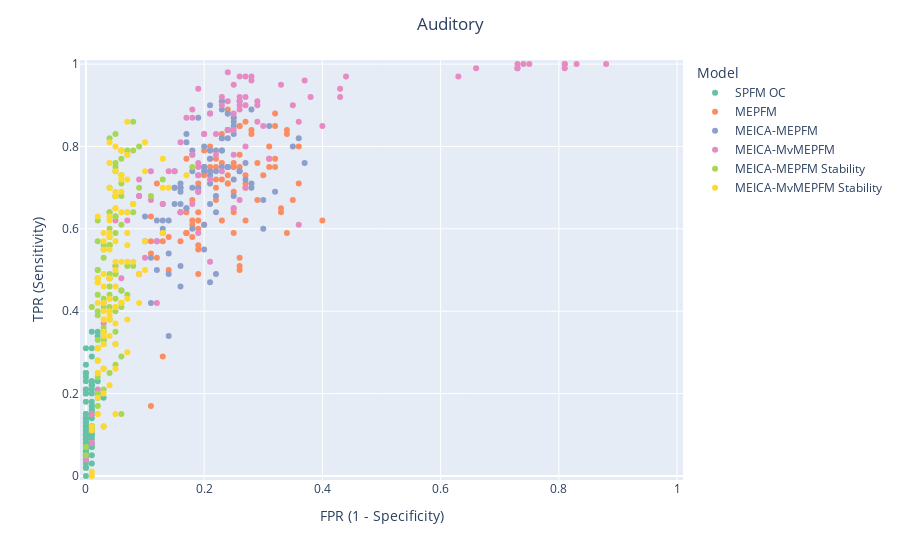
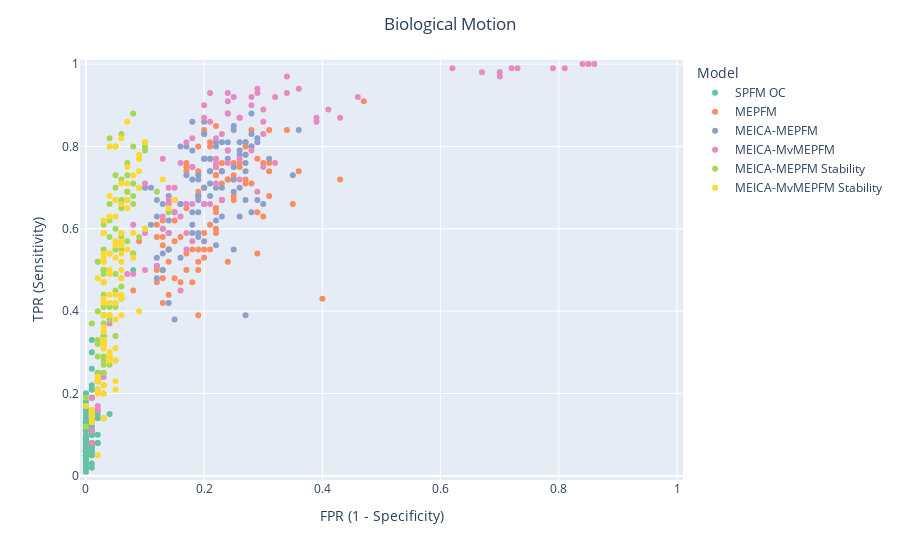
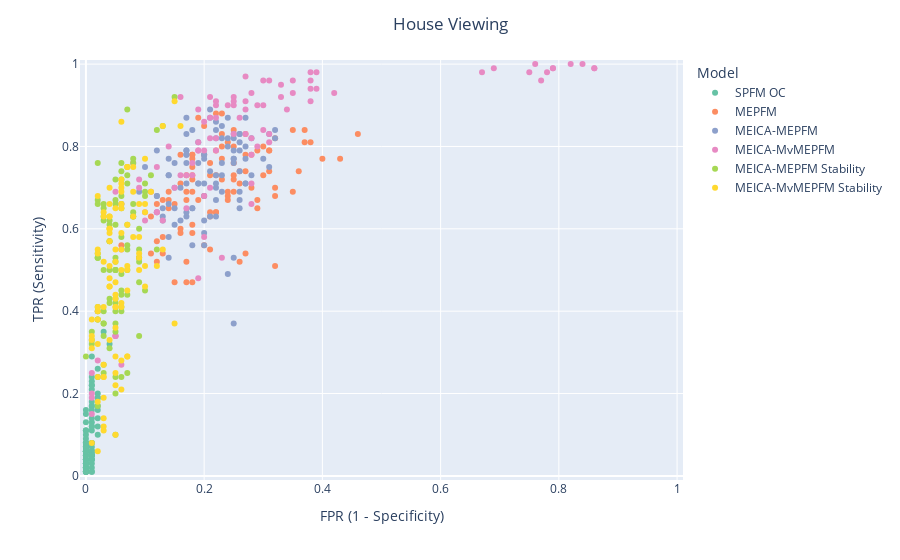
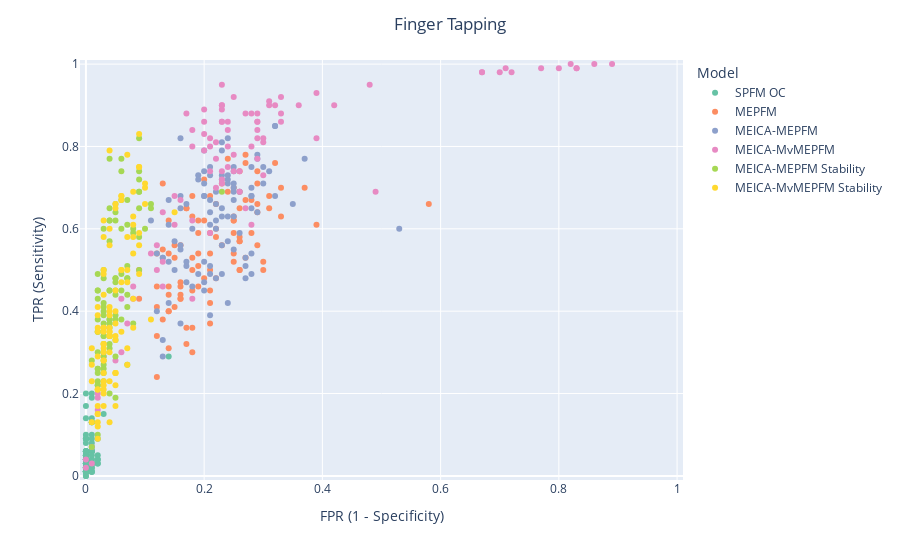

Notebook cell for these charts, in order:
### Markdown cell above
## P=0.05

### Code cell
target = "EVENT_IM_P05"

for task_idx, task in enumerate(task_list):
    for sbj_idx, sbj in enumerate(sbj_list):
        for run_idx, run in enumerate(run_list):
            for model_idx, model in enumerate(model_list):

                filename = f"{sbj}_{run}_{task}.{model}.ROC_vs{target}.txt"

                if not any(excluded in filename for excluded in exclude_list):
                    temp_df = pd.read_csv(opj(roc_dir, sbj, filename), header=None, sep=" ", names=column_names, index_col=False)
                    temp_df = temp_df.join(pd.Series([model_labels[model_idx], model_labels[model_idx], model_labels[model_idx], model_labels[model_idx], model_labels[model_idx], model_labels[model_idx]], name="Model"))
                    temp_df = temp_df.join(pd.Series([sbj, sbj, sbj, sbj, sbj, sbj], name="Subject"))
                    temp_df = temp_df.join(pd.Series([run, run, run, run, run, run], name="Run"))

                    if model_idx == 0 and sbj_idx == 0 and run_idx == 0:
                        df = temp_df
                    else:
                        df = pd.concat([df, temp_df])


    df.reset_index(drop=True, inplace=True)
    df["Sensitivity"] = df["Sensitivity"].div(100).round(2)
    df["Specificity"] = df["Specificity"].div(100).round(2)
    df = df.join(pd.Series(1 - df["Specificity"], name="FPR"))
    
    fig = px.scatter(df, x="FPR", y="Sensitivity", color="Model", hover_data=["Dice", "Subject", "Run"], color_discrete_sequence=px.colors.qualitative.Set2, labels={"Sensitivity": "TPR (Sensitivity)", "FPR": "FPR (1 - Specificity)"})
    fig.update_layout(yaxis_range=[-0.01,1.01], xaxis_range=[-0.01, 1.01], title={"text": task_labels[task_idx], "x": 0.5})
    fig.show()
